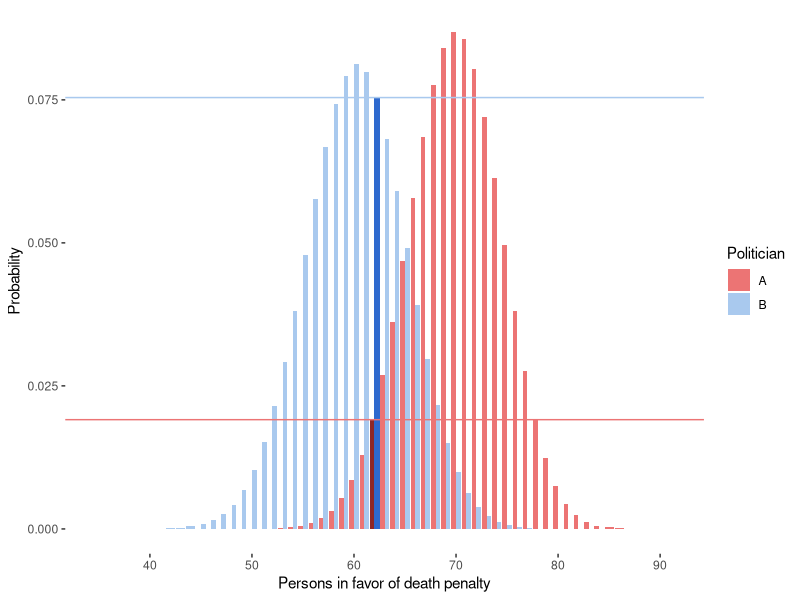
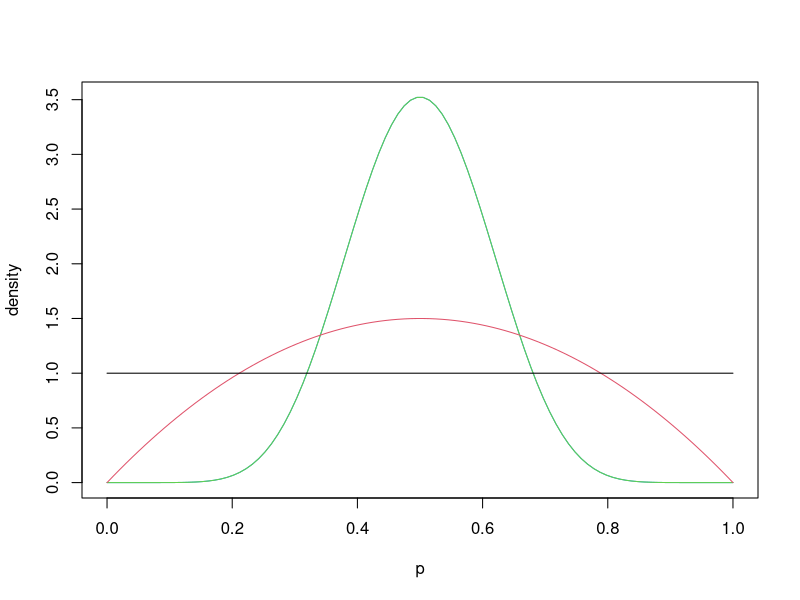
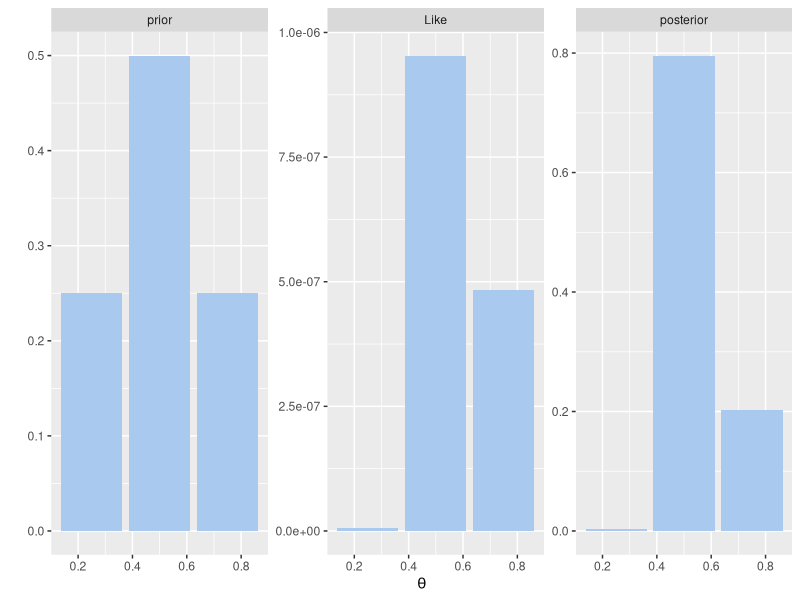
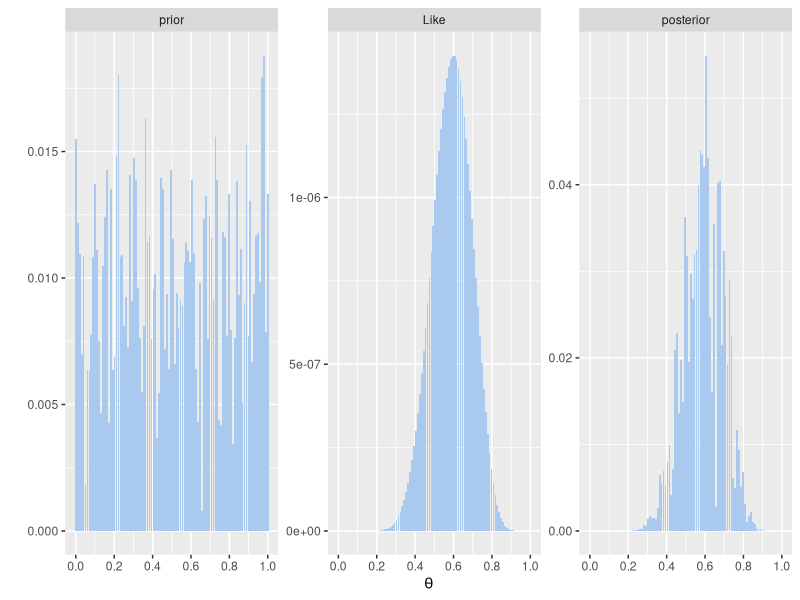

R code for these plots, in order:
#Bayes Factor 


#R code: Karla Alfaro and Ana B. Coronel 


library(tidyr)
library(dplyr)
library(ggplot2)

###### Example 1


x <- seq(0, 100, by=1)
datos_1 <- data.frame("x"= x, "type" =dbinom(x, 100, 0.7), "Politician"="A")
datos_2 <- data.frame("x"= x, "type" =dbinom(x, 100, 0.6), "Politician"="B")
datos <- rbind(datos_1, datos_2)
t1.rect1 <- data.frame (xmin=61.6, xmax=62.1, ymin=0, ymax=0.0191)
t1.rect2 <- data.frame (xmin=62, xmax=62.5, ymin=0, ymax=0.0754)


ggplot(datos[datos$type>0.0000001,], aes(x = x, y = type, fill = Politician)) +
  geom_col(position="dodge") + scale_fill_manual(values=c("#ec7474", "#a9c9ee"))+
  xlab('Persons in favor of death penalty') + ylab('Probability') + 
  theme(panel.grid.major = element_blank(), panel.grid.minor = element_blank(),
  panel.background = element_blank(), axis.line = element_blank()) +
  geom_rect(data=t1.rect1, aes(xmin=xmin, xmax=xmax, ymin=ymin, ymax=ymax), fill="#781414", alpha=0.8, inherit.aes = FALSE) +
  geom_rect(data=t1.rect2, aes(xmin=xmin, xmax=xmax, ymin=ymin, ymax=ymax), fill="#2e69ce", alpha=1, inherit.aes = FALSE)+
  geom_hline(yintercept =0.0754, col="#a9c9ee")+
  geom_hline(yintercept =0.0191, col="#ec7474")

p = seq(0,1, length=100)
plot(p, dbeta(p, 10, 10), ylab="density", type ="l", col=4)
lines(p, dbeta(p, 10, 10), type ="l", col=3)
lines(p, dbeta(p, 2, 2), col=2) 
lines(p, dbeta(p, 1, 1), col=1) 
legend(0.7,8, c("Be(100,100)","Be(10,10)","Be(2,2)", "Be(1,1)"),lty=c(1,1,1,1),col=c(4,3,2,1))


####### Example 4
#Model 1
p_M1 <- data_frame(theta = c(0.25, 0.5, 0.75), prior = c(0.25, 0.5, 0.25), 
                   modelo ="M1")

#Model 2
p = seq(0,1, length=100)

p <- rbeta(100, 4,4)

p_M2 <- data_frame(theta = seq(0, 1, length=100), prior = p/sum(p), 
                   modelo = "M2")

N <- 20 # coins
z <- 12 # heads


dists_h <- bind_rows(p_M1, p_M2) %>% 
  group_by(modelo) %>%
  mutate(
    Like = theta ^ z * (1 - theta) ^ (N - z),
    posterior = (Like * prior) / sum(Like * prior)) 

dists <- dists_h %>% # base de datos larga
  gather(dist, valor, prior, Like, posterior) %>% 
  mutate(dist = factor(dist, levels = c("prior", "Like", "posterior")))

ggplot(filter(dists, modelo == "M1"), aes(x = theta, y = valor)) +
  geom_bar(stat = "identity", fill = "#a9c9ee") +
  facet_wrap(~ dist, scales = "free") +
  scale_x_continuous(expression(theta), breaks = seq(0, 1, 0.2)) +
  labs(y = "")


ggplot(filter(dists, modelo == "M2"), aes(x = theta, y = valor)) +
  geom_bar(stat = "identity", fill = "#a9c9ee") +
  facet_wrap(~ dist, scales = "free") +
  scale_x_continuous(expression(theta), breaks = seq(0, 1, 0.2)) + 
  ylab("")


# Factor Bayes function 
factorBayes <- function(N, z){
  evidencia <- bind_rows(p_M1, p_M2) %>% 
    group_by(modelo) %>%
    mutate(
      Like = theta ^ z * (1 - theta) ^ (N - z), 
      posterior = (Like * prior) / sum(Like * prior)
    ) %>%
    summarise(evidencia = sum(prior * Like))
  print(evidencia)
  return(evidencia[1, 2] / evidencia[2, 2])
}


#### Factor bayes examples
factorBayes(100, 50)
factorBayes(100, 20)
factorBayes(100, 18)

